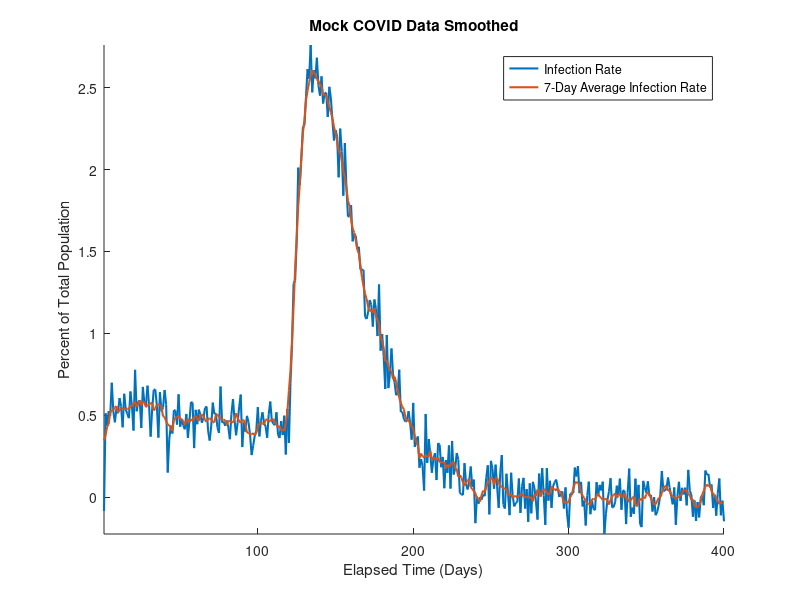

Write the MATLAB code that produced this figure. (Note: this script raises an error after producing the figure.)
% Part IV: Modeling Vaccination & Competition Challenge

load('mockdata2023.mat');

newDeaths = cumulativeDeaths(1);
for j = 2:length(cumulativeDeaths)
    newDeaths = [newDeaths, cumulativeDeaths(j) - cumulativeDeaths(j - 1)];
end

% smooth out the curve (7-day average)
smoothNewInfections = [mean(newInfections(1:4)), ...
    mean(newInfections(1:5)), mean(newInfections(1:6))];
for j = 4:length(newInfections) - 4
    smoothNewInfections = [smoothNewInfections, ...
        mean(newInfections(j - 3:j + 3))];
end
smoothNewInfections = [smoothNewInfections, ...
    mean(newInfections(length(newInfections) ...
    - 5:length(newInfections))), ...
    mean(newInfections(length(newInfections) ...
    - 4:length(newInfections))), ...
    mean(newInfections(length(newInfections) - 3:length(newInfections)))];

hold on;
plot(newInfections * 100, 'LineWidth', 1.5);
plot(smoothNewInfections * 100, 'LineWidth', 1.5);
hold off;
axis tight;
title('Mock COVID Data Smoothed');
legend('Infection Rate', '7-Day Average Infection Rate');
xlabel('Elapsed Time (Days)');
ylabel('Percent of Total Population');
ytickformat('percentage');
exportgraphics(gca, 'mock_data.png');

% check for sharp decline in infection rate to find the beginning of
% vaccinations
for j = 1:length(smoothNewInfections) - 30
    if issorted(smoothNewInfections(j:j + 30), 'descend')
        vaxDate = j;
        break
    end
end
% check for convergence in infection rate to find the beginning of
% breakthrough infections
for j = vaxDate:length(smoothNewInfections) - 30
    if mean(smoothNewInfections(j:j + 30) <= 0.001)
        breakthroughDate = j;
        break
    end
end
vaxRate = (smoothNewInfections(vaxDate) - ...
    smoothNewInfections(breakthroughDate - 1)) / (breakthroughDate - ...
    1 - vaxDate) * 100;
convergence = (smoothNewInfections(breakthroughDate) - ...
    smoothNewInfections(end)) / (length(newInfections) - ...
    breakthroughDate) * 100;
breakthroughRate = vaxRate - convergence;

%%
% pre-vaccination phase

d = cumulativeDeaths(1);
v = 0; % new parameter: vaccinated
r = 0;
i = newInfections(1);
s = 1 - i - d;
x1 = [s, i, r, v, d]';

initialInfectionRate = mean(newInfections(1:vaxDate - 1));
initialDeathRate = mean(newDeaths(1:vaxDate - 1));

A1 = [1 - initialInfectionRate, 0.08,                       0,  0,  0;
      initialInfectionRate,     0.9,                        0,  0,  0;
      0,                        0.01 - initialDeathRate,    1,  0,  0;
      0,                        0,                          0,  1,  0;
      0,                        initialDeathRate,           0,  0,  1];

Y1 = x1;
for j = 2:vaxDate - 1
    x1 = A1 * x1;
    Y1 = [Y1, x1];
end

%%
% vaccination phase

x2 = x1;

vaxInfectionRate = mean(newInfections(vaxDate:length(newInfections)));
vaxDeathRate = mean(newDeaths(vaxDate:length(newDeaths)));

A2 = [0.5 - vaxInfectionRate,   0.03,                   0,  0,  0;
      vaxInfectionRate,         0.95,                   0,  0,  0;
      0,                        0.02 - vaxDeathRate,    1,  0,  0;
      0.5,                      0,                      0,  1,  0;
      0,                        vaxDeathRate,           0,  0,  1];

Y2 = x2;
for j = vaxDate + 1:length(newInfections)
    x2 = A2 * x2;
    Y2 = [Y2, x2];
end

%%
% competition

vaxpop = zeros(1, vaxDate - 1);
for j = vaxDate:length(newInfections)
    if j == vaxDate
        vaxpop = [vaxpop, vaxRate];
    else
        vaxpop = [vaxpop, vaxpop(j - 1) + vaxRate * vaxpop(j - 1)];
    end
end
vaxbreak = zeros(1, breakthroughDate - 1);
for j = breakthroughDate:length(newInfections)
    if j == breakthroughDate
        vaxbreak = [vaxbreak, breakthroughRate];
    else
        vaxbreak = [vaxbreak, vaxbreak(j - 1) + breakthroughRate * ...
            vaxbreak(j - 1)];
    end
end

save('competition.mat', 'vaxpop', 'vaxbreak');